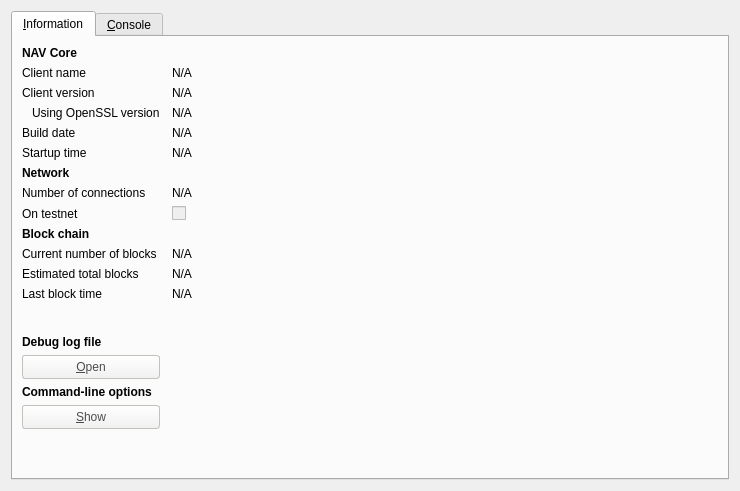
<?xml version="1.0" encoding="UTF-8"?>
<ui version="4.0">
 <class>RPCConsole</class>
 <widget class="QDialog" name="RPCConsole">
  <property name="geometry">
   <rect>
    <x>0</x>
    <y>0</y>
    <width>740</width>
    <height>491</height>
   </rect>
  </property>
  <property name="windowTitle">
   <string>NavajoCoin - Debug window</string>
  </property>
  <layout class="QVBoxLayout" name="verticalLayout_2">
   <item>
    <widget class="QTabWidget" name="tabWidget">
     <property name="currentIndex">
      <number>0</number>
     </property>
     <widget class="QWidget" name="tab_info">
      <attribute name="title">
       <string>&amp;Information</string>
      </attribute>
      <layout class="QGridLayout" name="gridLayout" columnstretch="0,1">
       <property name="horizontalSpacing">
        <number>12</number>
       </property>
       <item row="0" column="0">
        <widget class="QLabel" name="label_9">
         <property name="font">
          <font>
           <weight>75</weight>
           <bold>true</bold>
          </font>
         </property>
         <property name="text">
          <string>NAV Core</string>
         </property>
        </widget>
       </item>
       <item row="1" column="0">
        <widget class="QLabel" name="label_5">
         <property name="text">
          <string>Client name</string>
         </property>
        </widget>
       </item>
       <item row="1" column="1">
        <widget class="QLabel" name="clientName">
         <property name="cursor">
          <cursorShape>IBeamCursor</cursorShape>
         </property>
         <property name="text">
          <string>N/A</string>
         </property>
         <property name="textFormat">
          <enum>Qt::PlainText</enum>
         </property>
         <property name="textInteractionFlags">
          <set>Qt::LinksAccessibleByMouse|Qt::TextSelectableByKeyboard|Qt::TextSelectableByMouse</set>
         </property>
        </widget>
       </item>
       <item row="2" column="0">
        <widget class="QLabel" name="label_6">
         <property name="text">
          <string>Client version</string>
         </property>
        </widget>
       </item>
       <item row="2" column="1">
        <widget class="QLabel" name="clientVersion">
         <property name="cursor">
          <cursorShape>IBeamCursor</cursorShape>
         </property>
         <property name="text">
          <string>N/A</string>
         </property>
         <property name="textFormat">
          <enum>Qt::PlainText</enum>
         </property>
         <property name="textInteractionFlags">
          <set>Qt::LinksAccessibleByMouse|Qt::TextSelectableByKeyboard|Qt::TextSelectableByMouse</set>
         </property>
        </widget>
       </item>
       <item row="3" column="0">
        <widget class="QLabel" name="label_14">
         <property name="text">
          <string>Using OpenSSL version</string>
         </property>
         <property name="indent">
          <number>10</number>
         </property>
        </widget>
       </item>
       <item row="3" column="1">
        <widget class="QLabel" name="openSSLVersion">
         <property name="cursor">
          <cursorShape>IBeamCursor</cursorShape>
         </property>
         <property name="text">
          <string>N/A</string>
         </property>
         <property name="textFormat">
          <enum>Qt::PlainText</enum>
         </property>
         <property name="textInteractionFlags">
          <set>Qt::LinksAccessibleByMouse|Qt::TextSelectableByKeyboard|Qt::TextSelectableByMouse</set>
         </property>
        </widget>
       </item>
       <item row="4" column="0">
        <widget class="QLabel" name="label_12">
         <property name="text">
          <string>Build date</string>
         </property>
        </widget>
       </item>
       <item row="4" column="1">
        <widget class="QLabel" name="buildDate">
         <property name="cursor">
          <cursorShape>IBeamCursor</cursorShape>
         </property>
         <property name="text">
          <string>N/A</string>
         </property>
         <property name="textFormat">
          <enum>Qt::PlainText</enum>
         </property>
         <property name="textInteractionFlags">
          <set>Qt::LinksAccessibleByMouse|Qt::TextSelectableByKeyboard|Qt::TextSelectableByMouse</set>
         </property>
        </widget>
       </item>
       <item row="5" column="0">
        <widget class="QLabel" name="label_13">
         <property name="text">
          <string>Startup time</string>
         </property>
        </widget>
       </item>
       <item row="5" column="1">
        <widget class="QLabel" name="startupTime">
         <property name="cursor">
          <cursorShape>IBeamCursor</cursorShape>
         </property>
         <property name="text">
          <string>N/A</string>
         </property>
         <property name="textFormat">
          <enum>Qt::PlainText</enum>
         </property>
         <property name="textInteractionFlags">
          <set>Qt::LinksAccessibleByMouse|Qt::TextSelectableByKeyboard|Qt::TextSelectableByMouse</set>
         </property>
        </widget>
       </item>
       <item row="6" column="0">
        <widget class="QLabel" name="label_11">
         <property name="font">
          <font>
           <weight>75</weight>
           <bold>true</bold>
          </font>
         </property>
         <property name="text">
          <string>Network</string>
         </property>
        </widget>
       </item>
       <item row="7" column="0">
        <widget class="QLabel" name="label_7">
         <property name="text">
          <string>Number of connections</string>
         </property>
        </widget>
       </item>
       <item row="7" column="1">
        <widget class="QLabel" name="numberOfConnections">
         <property name="cursor">
          <cursorShape>IBeamCursor</cursorShape>
         </property>
         <property name="text">
          <string>N/A</string>
         </property>
         <property name="textFormat">
          <enum>Qt::PlainText</enum>
         </property>
         <property name="textInteractionFlags">
          <set>Qt::LinksAccessibleByMouse|Qt::TextSelectableByKeyboard|Qt::TextSelectableByMouse</set>
         </property>
        </widget>
       </item>
       <item row="8" column="0">
        <widget class="QLabel" name="label_8">
         <property name="text">
          <string>On testnet</string>
         </property>
        </widget>
       </item>
       <item row="8" column="1">
        <widget class="QCheckBox" name="isTestNet">
         <property name="enabled">
          <bool>false</bool>
         </property>
         <property name="text">
          <string/>
         </property>
        </widget>
       </item>
       <item row="9" column="0">
        <widget class="QLabel" name="label_10">
         <property name="font">
          <font>
           <weight>75</weight>
           <bold>true</bold>
          </font>
         </property>
         <property name="text">
          <string>Block chain</string>
         </property>
        </widget>
       </item>
       <item row="10" column="0">
        <widget class="QLabel" name="label_3">
         <property name="text">
          <string>Current number of blocks</string>
         </property>
        </widget>
       </item>
       <item row="10" column="1">
        <widget class="QLabel" name="numberOfBlocks">
         <property name="cursor">
          <cursorShape>IBeamCursor</cursorShape>
         </property>
         <property name="text">
          <string>N/A</string>
         </property>
         <property name="textFormat">
          <enum>Qt::PlainText</enum>
         </property>
         <property name="textInteractionFlags">
          <set>Qt::LinksAccessibleByMouse|Qt::TextSelectableByKeyboard|Qt::TextSelectableByMouse</set>
         </property>
        </widget>
       </item>
       <item row="11" column="0">
        <widget class="QLabel" name="label_4">
         <property name="text">
          <string>Estimated total blocks</string>
         </property>
        </widget>
       </item>
       <item row="11" column="1">
        <widget class="QLabel" name="totalBlocks">
         <property name="cursor">
          <cursorShape>IBeamCursor</cursorShape>
         </property>
         <property name="text">
          <string>N/A</string>
         </property>
         <property name="textFormat">
          <enum>Qt::PlainText</enum>
         </property>
         <property name="textInteractionFlags">
          <set>Qt::LinksAccessibleByMouse|Qt::TextSelectableByKeyboard|Qt::TextSelectableByMouse</set>
         </property>
        </widget>
       </item>
       <item row="12" column="0">
        <widget class="QLabel" name="label_2">
         <property name="text">
          <string>Last block time</string>
         </property>
        </widget>
       </item>
       <item row="12" column="1">
        <widget class="QLabel" name="lastBlockTime">
         <property name="cursor">
          <cursorShape>IBeamCursor</cursorShape>
         </property>
         <property name="text">
          <string>N/A</string>
         </property>
         <property name="textFormat">
          <enum>Qt::PlainText</enum>
         </property>
         <property name="textInteractionFlags">
          <set>Qt::LinksAccessibleByMouse|Qt::TextSelectableByKeyboard|Qt::TextSelectableByMouse</set>
         </property>
        </widget>
       </item>
       <item row="13" column="0">
        <spacer name="verticalSpacer_2">
         <property name="orientation">
          <enum>Qt::Vertical</enum>
         </property>
         <property name="sizeHint" stdset="0">
          <size>
           <width>20</width>
           <height>20</height>
          </size>
         </property>
        </spacer>
       </item>
       <item row="14" column="0">
        <widget class="QLabel" name="labelDebugLogfile">
         <property name="font">
          <font>
           <weight>75</weight>
           <bold>true</bold>
          </font>
         </property>
         <property name="text">
          <string>Debug log file</string>
         </property>
        </widget>
       </item>
       <item row="15" column="0">
        <widget class="QPushButton" name="openDebugLogfileButton">
         <property name="toolTip">
          <string>Open the NavajoCoin debug log file from the current data directory. This can take a few seconds for large log files.</string>
         </property>
         <property name="styleSheet">
          <string notr="true">background-color: qlineargradient(spread:pad, x1:0, y1:1, x2:0, y2:0, stop:0 rgb(240,240,240), stop:1 rgb(255, 255, 255));
border-radius:3px;
border: 1px solid #C4C1BD;
color: #4C4C4C;
padding: 4px 12px;</string>
         </property>
         <property name="text">
          <string>&amp;Open</string>
         </property>
         <property name="autoDefault">
          <bool>false</bool>
         </property>
        </widget>
       </item>
       <item row="16" column="0">
        <widget class="QLabel" name="labelCLOptions">
         <property name="font">
          <font>
           <weight>75</weight>
           <bold>true</bold>
          </font>
         </property>
         <property name="text">
          <string>Command-line options</string>
         </property>
        </widget>
       </item>
       <item row="17" column="0">
        <widget class="QPushButton" name="showCLOptionsButton">
         <property name="toolTip">
          <string>Show the NavajoCoin-Qt help message to get a list with possible NavajoCoin command-line options.</string>
         </property>
         <property name="styleSheet">
          <string notr="true">background-color: qlineargradient(spread:pad, x1:0, y1:1, x2:0, y2:0, stop:0 rgb(240,240,240), stop:1 rgb(255, 255, 255));
border-radius:3px;
border: 1px solid #C4C1BD;
color: #4C4C4C;
padding: 4px 12px;</string>
         </property>
         <property name="text">
          <string>&amp;Show</string>
         </property>
         <property name="autoDefault">
          <bool>false</bool>
         </property>
        </widget>
       </item>
       <item row="18" column="0">
        <spacer name="verticalSpacer">
         <property name="orientation">
          <enum>Qt::Vertical</enum>
         </property>
         <property name="sizeHint" stdset="0">
          <size>
           <width>20</width>
           <height>40</height>
          </size>
         </property>
        </spacer>
       </item>
      </layout>
     </widget>
     <widget class="QWidget" name="tab_console">
      <attribute name="title">
       <string>&amp;Console</string>
      </attribute>
      <layout class="QVBoxLayout" name="verticalLayout_3">
       <property name="spacing">
        <number>3</number>
       </property>
       <item>
        <widget class="QTextEdit" name="messagesWidget">
         <property name="minimumSize">
          <size>
           <width>0</width>
           <height>100</height>
          </size>
         </property>
         <property name="readOnly">
          <bool>true</bool>
         </property>
         <property name="tabKeyNavigation" stdset="0">
          <bool>false</bool>
         </property>
         <property name="columnCount" stdset="0">
          <number>2</number>
         </property>
        </widget>
       </item>
       <item>
        <layout class="QHBoxLayout" name="horizontalLayout">
         <property name="spacing">
          <number>3</number>
         </property>
         <item>
          <widget class="QLabel" name="label">
           <property name="text">
            <string notr="true">&gt;</string>
           </property>
          </widget>
         </item>
         <item>
          <widget class="QLineEdit" name="lineEdit">
           <property name="styleSheet">
            <string notr="true">background-color: rgb(255,255,255);
border-radius:3px;
border: 1px solid #C4C1BD;
color: #4C4C4C;
padding: 4px;
margin: 0px 6px 0px 0px;</string>
           </property>
          </widget>
         </item>
         <item>
          <widget class="QPushButton" name="clearButton">
           <property name="maximumSize">
            <size>
             <width>24</width>
             <height>24</height>
            </size>
           </property>
           <property name="toolTip">
            <string>Clear console</string>
           </property>
           <property name="styleSheet">
            <string notr="true">background-color: qlineargradient(spread:pad, x1:0, y1:1, x2:0, y2:0, stop:0 rgb(240,240,240), stop:1 rgb(255, 255, 255));
border-radius:3px;
border: 1px solid #C4C1BD;
color: #4C4C4C;
padding: 4px 8px;
</string>
           </property>
           <property name="text">
            <string/>
           </property>
           <property name="icon">
            <iconset resource="../bitcoin.qrc">
             <normaloff>:/icons/remove</normaloff>:/icons/remove</iconset>
           </property>
           <property name="shortcut">
            <string notr="true">Ctrl+L</string>
           </property>
           <property name="autoDefault">
            <bool>false</bool>
           </property>
          </widget>
         </item>
        </layout>
       </item>
      </layout>
     </widget>
    </widget>
   </item>
  </layout>
 </widget>
 <resources>
  <include location="../bitcoin.qrc"/>
 </resources>
 <connections/>
</ui>
